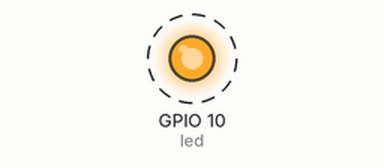
A sketch run on a simulated Seeed XIAO ESP32-C3. On the bench: output pins drawn as LEDs (lit = HIGH). Dashed ring = blinking.

Above: at 0.5 s.
Timing chart, 0 to 4.6 s (numbered marks = the images above):
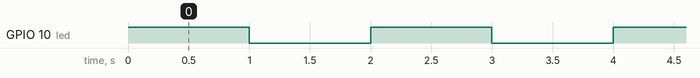

Measured:
- by itself, GPIO 10 (led): alternates HIGH for 1.0 s and LOW for 1.0 s

The sketch:

sketch_mar09a.ino
```cpp
// define led according to pin diagram in article
const int led = D10; // there is no LED_BUILTIN available for the XIAO ESP32C3.

void setup() {
  // initialize digital pin led as an output
  pinMode(led, OUTPUT);
}

void loop() {
  digitalWrite(led, HIGH);   // turn the LED on
  delay(1000);               // wait for a second
  digitalWrite(led, LOW);    // turn the LED off
  delay(1000);               // wait for a second
}
```
